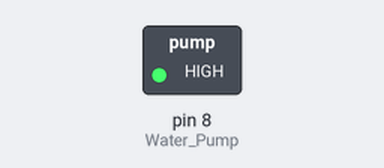
A sketch run on a simulated Arduino Uno, built with avr-gcc and run on an emulated ATmega328P. On the bench: switched loads named in the sketch (green lamp = pin HIGH).

Above: at 3.1 s.
At 8.1 s:
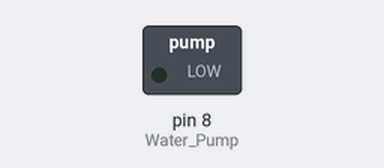
Timing chart, 0 to 9.6 s (numbered marks = the images above):
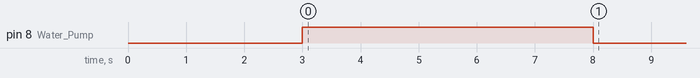

Measured:
- by itself, pin 8 (Water_Pump): LOW → HIGH at 3.0 s, → LOW 5.0 s later

The sketch:

Version_1.ino
```cpp
//  Hardware:   waterpump(relay)
//
//      Idea:   Turn the pump on every once in a while


// Ports
const int Water_Pump = 8;

// 3 hour in milli S
long int threeHours = 3*60*60*1000;

// Functions
void setup() {
    pinMode(Water_Pump, OUTPUT);
    digitalWrite(Water_Pump, LOW);
    digitalWrite(LED_BUILTIN, LOW);
    delay(3000);

}

void loop() {
  digitalWrite(Water_Pump, HIGH);
  digitalWrite(LED_BUILTIN, HIGH);
  delay(5*1000);                  // Turns on for 5 second

  digitalWrite(Water_Pump, LOW);
  digitalWrite(LED_BUILTIN, LOW);
  delay(threeHours);            // Turns on every 3 hours
}
```
